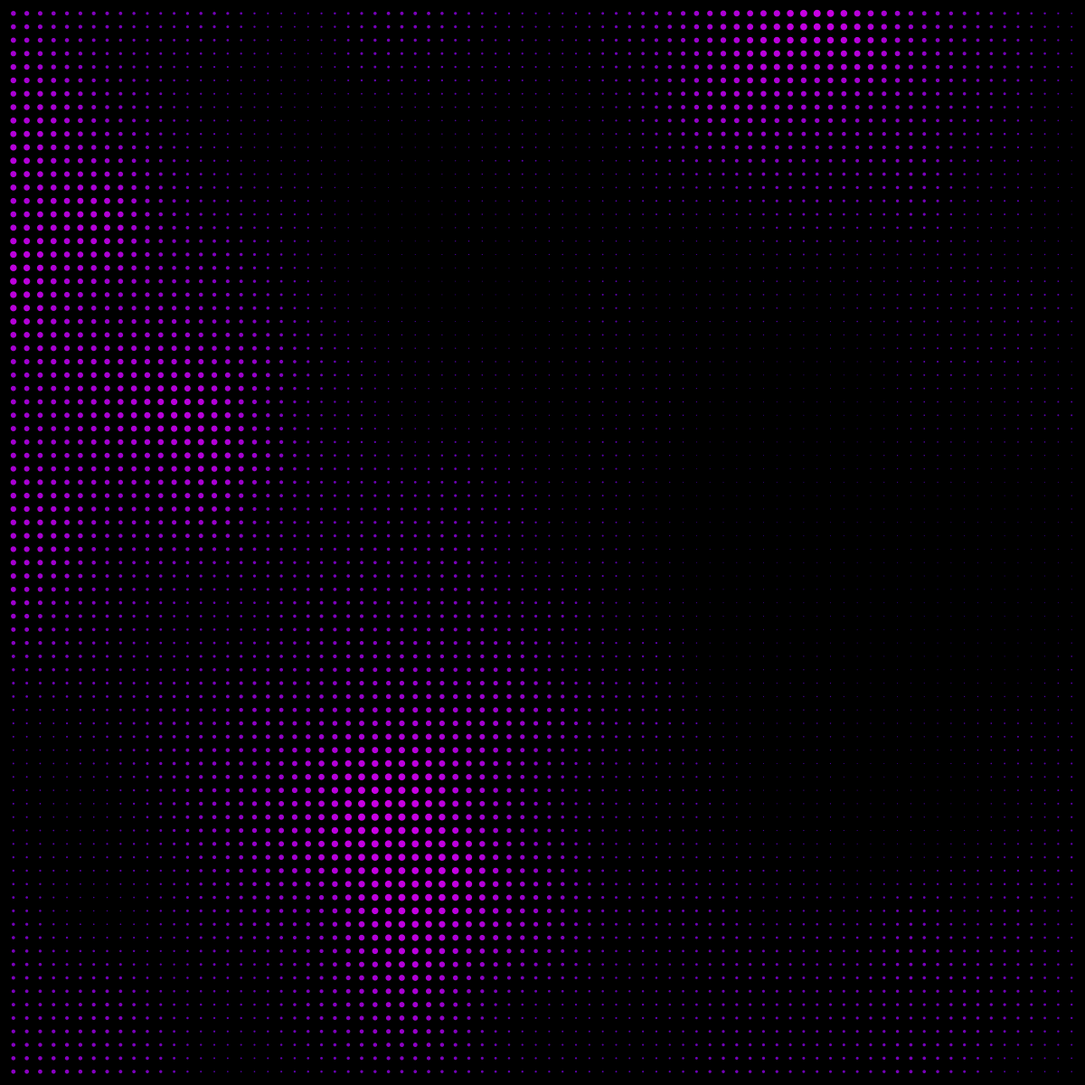
Frame 1 (no input)
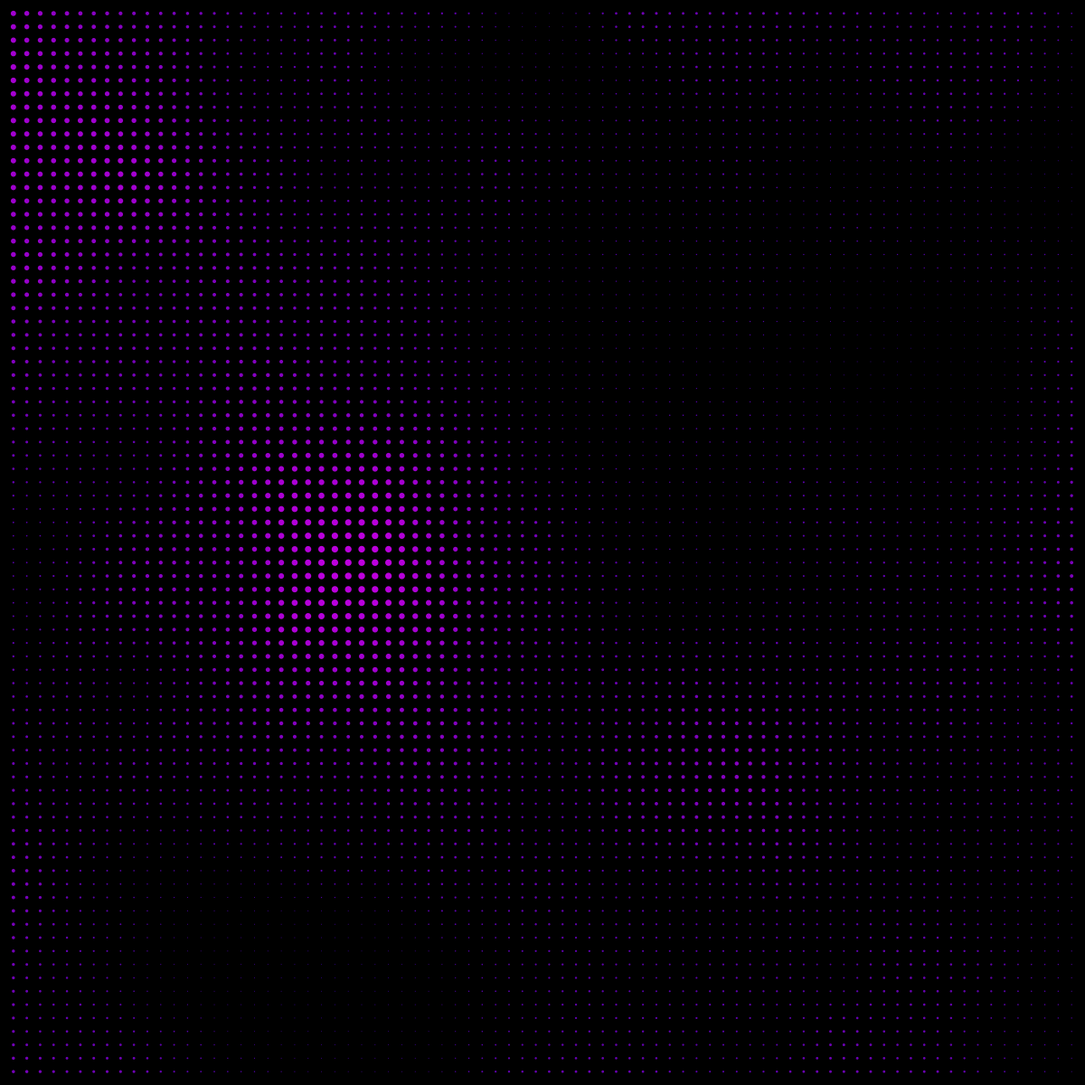
Frame 60 (the mouse pressed at the canvas centre just before this capture)
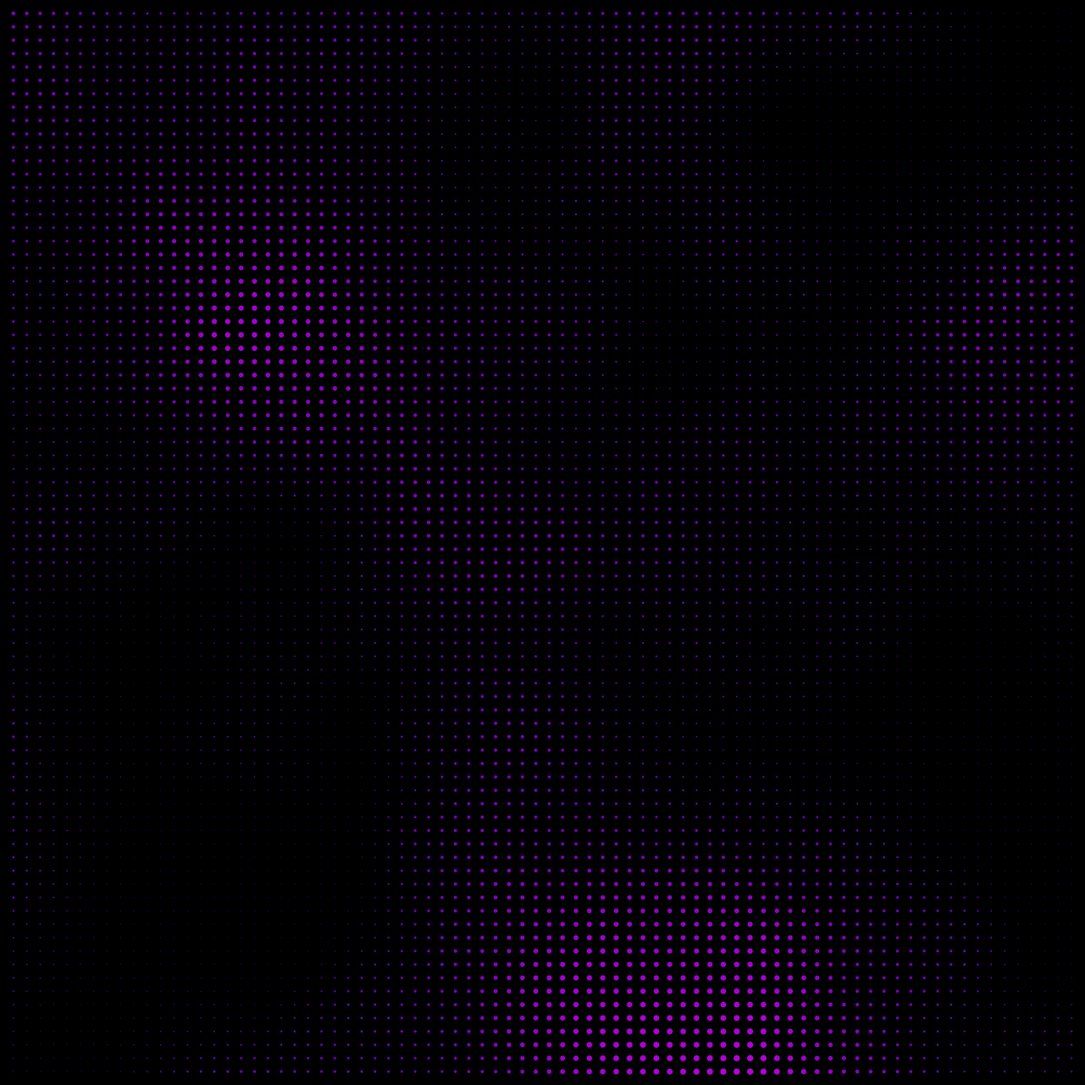
Frame 120 (the mouse held since frame 60 and released just before this capture)

The Processing sketch that drew these frames (run headless with seeded random() and noise(); from frame 60 on, the mouse is pressed at the canvas centre):

// Processing sketch: pink_smoke
// ── pink_smoke.pde
class Node {

  int x, y;
  
  Node(int x, int y) {
    this.x = x;
    this.y = y;
  }

}

  int sizeX = 1200;
  int sizeY = 1200;
  
  int numX = 80;
  int numY = 80;
  
  float offsetX = (float)sizeX / ((float)(numX + 1));
  float offsetY = (float)sizeY / ((float)(numY + 1));
  
  float radius = 1;
  
  Node[][] nodes = new Node[numX][numY];

void setup() {
  
  size(1200, 1200);
  background(0);
  frameRate(30);
  
  println(offsetX);
  println(offsetY);
  
  for (int x=0; x<numX; x++) {
    for (int y=0; y<numY; y++) {
      nodes[x][y] = new Node(x,y);
    }
  }
  
}

void draw() {
  
  background(0);
  
  float noiseVal = 0;
  
  noStroke();
  
  for (int x=0; x<numX; x++) {
    for (int y=0; y<numY; y++) {
      
      noiseVal = noise(x/30.0 + frameCount/300.0, y/30.0 + frameCount/100.0, frameCount/300.0);
      
      fill(noiseVal*255, 0, 127 + 128*noiseVal);
      radius = max(1,noiseVal * 14.0 - 3);
      
      ellipse( (nodes[x][y].x + 1)*offsetX, (nodes[x][y].y + 1)*offsetY, radius, radius);
      
    }
  }
  
  println(frameRate);
}
